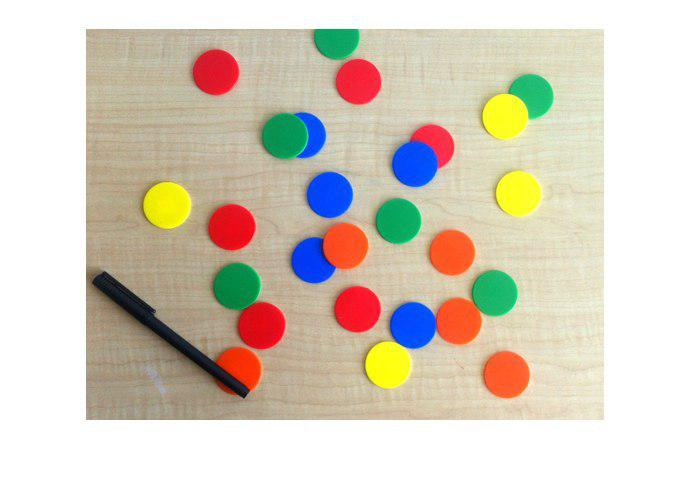
//> input picture RegionGrowing/photo_2019-06-02_09-43-33.jpg, 692 x 484 px
$ ./canny3 ../RegionGrowing/photo_2019-06-02_09-43-33.jpg   (built with g++ and OpenCV 4)
//> lines starting //> are read from the running program, lines starting //| are printed output that depends on the picture
#define _USE_MATH_DEFINES

#include <cmath>
#include <iostream>
#include <unistd.h>
#include <opencv2/opencv.hpp>
#include <stdio.h>
#include <vector>
#include <bits/stdc++.h>

using namespace std;
using namespace cv;

int pad;


/*
	Funzione per il calcolo degli elementi contenuti nelle locazioni
	del kernel che rappresenta il filtro gaussiano.
	dati i due indici dell'elemento: i e j
	il valore viene calcolato come:  e^(  - (i^2 / 2*sigma^2) + (j^2 / 2*sigma^2))
*/
float compute_value(float sigma, int i, int j)
{
    float val = 0.0;
    float x1;
    float x2;
    x1 = (pow(i,2) / (2 * pow(sigma,2)));
    x2 =  (pow(j,2) / (2 * pow(sigma,2)));
    val = exp(-x1 + x2);
    return val;
}


/*
	Filtro Gaussiano, per lo smoothing dell'immagine.
	I dati in input corrispondono all'immagine da sottoporre a blurring, la dimensione del kernel
	di Gauss che si vuole utilizzare, ed il sigma da utilizzare per la costruzione del kernel.
*/
Mat gaussian_filter(Mat image, int kernel_size, float sigma)
{
    Mat immPadded;

    // valore che definisce il numero di righe/colonne da aggiungere ad ogni lato per effettuare zero padding
    int sub = (kernel_size - 1)/2;

    //matrice risultante, inizializzata a zero e di dimensioni pari a quelle della matrice in input, più le righe/colonne di padding
    Mat result = Mat::zeros(image.rows + 2*sub, image.cols + 2*sub, image.type());

    //variabili d'appoggio
    float summ = 0.0;
    float minimum = 1000.0;

    //Dichiarazione ed inizializzazione del kernel
    vector<vector<float>> kernel_temp;

     for(int i = 0; i < kernel_size; i++)
    {
        vector<float> temp;
        for(int j = 0; j < kernel_size; j++)
        {
            temp.push_back(0.0);
        }
        kernel_temp.push_back(temp);
        temp.clear();
    }

   // popolamento del kernel utilizzando la funzione "compute_value", e individuazione del valore
    // minimo contenuto nel kernel, valore che verrà utilizzato in seguito.
   for(int i = 0; i < kernel_size; i++)
    {
        for(int j = 0; j < kernel_size; j++)
        {
            float tmp = compute_value(sigma, i-sub, j-sub);
            if( tmp < minimum)
                minimum = tmp;
            kernel_temp.at(i).at(j) = tmp;
        }
    }

    // aggiornamento della variabile di minimo
    minimum = 1.0 / minimum;

    summ = 0.0;
    // aggiornamento del kernel di gauss prima della convoluzione.
    // ogni elemento calcolato in precedenza viene moltiplicato per la variabile "minimum"
    // viene poi calcolata la somma di tutti gli elementi del kernel
    for(int i = 0; i < kernel_size; i++)
    {
        for(int j = 0; j < kernel_size; j++)
        {
            kernel_temp.at(i).at(j) = round(kernel_temp.at(i).at(j) * minimum);
            summ += kernel_temp.at(i).at(j);
        }
    }

    // Copia della matrice di input nella matrice immPadded ed in aggiunta vengono inserite le righe/colonne di padding
    // che vengono poste a zero. Le righe/col aggiunte sono, in ordine, rig_top, rig_bott, col_left, col_right
    copyMakeBorder(image, immPadded, sub, sub, sub, sub, BORDER_CONSTANT, Scalar(0));

    //convoluzione del kernel di gauss con la matrice sottoposta a padding.
    // Poichè l'immagine è sottoposta a padding, gli indici che verranno scansionati nei for esterni, che scorrono sull'immagine
    // partono dal valore di "sub" ovvero del numero di rig/col di padding. Se il kernel è 3*3 allora ci saranno due righe e due colonne di
    // padding (risp una sopra e una sotto, una a sinistra e una a destra). Quindi l'indice che scorre le righe, così come l'indice
    // che scorre le colonne partiranno dall'indice 1 e non da 0.
    // Per ogni elemento controllato Si considera l'intorno della stessa dimensione del kernel.
    // Si calcola così una variabile "cnt" che costituisce la somma delle moltiplicazioni degli elementi dell'intorno
    // con i corrispettivi elementi del kernel di gauss. Gli indici dei due cicli for innestati partono da -sub e arrivano a sub
    // in modo tale da avere il pixel (i,j) centrato nel kernel. Una volta calcolato cnt, il valore del pixel (i,j)
    // nella matrice risultato sarà uguale al rapporto di cnt e della somma degli elementi del kernel di gauss (il tutto sottoposto a round)
    for(int i = sub; i < immPadded.rows - sub; i++)
    {
        for(int j = sub; j < immPadded.cols - sub; j++)
        {
            int cnt = 0;
            for(int l = -sub; l <= sub; l++)
            {
                for(int m = -sub; m <= sub; m++)
                {
                    cnt += (int)immPadded.at<uchar>(i+l,j+m)*kernel_temp.at(l+sub).at(m+sub);
                }
            }
            result.at<uchar>(i,j) = round(cnt/summ);
        }
    }
    //imshow("gauss", result);
    return result;
}


/*
	Operatore locale per l'estrazione dei bordi.
	Esso è costituito da due kernel M1 ed M2
	M1 è pari a -1 0 1    ed M2 è pari a  -1 -2 -1
				-2 0 2					   0  0  0
				-1 0 1					   1  2  1

	In input abbiamo l'immagine a cui applicare Sobel (già sottoposta a padding), poi le matrici di input/output che corrispondono
	Alla matrice del gradiente per X, alla matrice del gradiente di Y, Alla matrice della direzione del gradiente, e la matrice
	che corrisponderà alla combinazione delle matrici dei due gradienti X ed Y.
*/
void sobel(Mat source, Mat& gradientX, Mat& gradientY, Mat& alpha, Mat& sum)
{
	vector<vector<int>> m1;
	vector<vector<int>> m2;

    vector<int> temp;
    temp.push_back(-1); temp.push_back(0); temp.push_back(1);
    m1.push_back(temp); temp.clear();
    temp.push_back(-2); temp.push_back(0); temp.push_back(2);
    m1.push_back(temp); temp.clear();
    temp.push_back(-1); temp.push_back(0); temp.push_back(1);
    m1.push_back(temp); temp.clear();

    temp.push_back(-1);	temp.push_back(-2);	temp.push_back(-1);
    m2.push_back(temp);	temp.clear();
    temp.push_back(0); 	temp.push_back(0); 	temp.push_back(0);
    m2.push_back(temp);	temp.clear();
    temp.push_back(1); 	temp.push_back(2); 	temp.push_back(1);
    m2.push_back(temp);	temp.clear();

    float val = 0.0;
    float val2 = 0.0;
    float sumT = 0.0;


    /*
		Partendo dall'indice della matrice di input che corrisponde alla prima riga e alla prima colonna non di padding,
		Viene effettuata la convoluzione, separata, per ognuno dei due kernel M1 ed M2, il cui valore risultato è salvato in, risp,
		val e val2. Terminate le convoluzioni per il pixel considerato, vengono controllati questi due valori in modo tale che non
		superino il valore 255 (massimo valore rappresentabile in scala di grigio).
		Vengono poi inseriti questi due valori nelle corrispettive matrici dei gradienti X ed Y, risp..
		Nella matrice della somma, invece viene inserito il valore, arrotondato, della radice quadrata della somma dei quadrati dei due
		valori dei gradienti.
		Il valore della direzione del gradiente (alpha) per il pixel considerato viene calcolato portando in gradi il valore risultante
		dalla funzione atan2 che calcola l'arcotangente di Gy/Gx
    */
    for(int i = pad; i < source.rows - pad; i++)
    {
        for(int j = pad; j < source.cols - pad; j++)
        {
            val = 0.0;
            val2 = 0.0;
            sumT = 0.0;
            for(int k = 0; k < 3; k++)
            {
                for(int l = 0; l < 3; l++)
                {
                    val += source.at<uchar>(i+k-1,j+l-1) * m1.at(k).at(l);
                    val2 +=  source.at<uchar>(i+k-1,j+l-1) * m2.at(k).at(l);
                }
            }

            //val = abs(val);
            if(val > 255.0)
                val = 255.0;
            // else if(val < 0.0)
            // 	val = 0.0;

            gradientX.at<float>(i,j) = val;

            //val2 = abs(val2);
            if(val2 > 255.0)
                val2 = 255.0;
            // else if(val2 < 0.0)
            // 	val2 = 0.0;

            gradientY.at<float>(i,j) = val2;

            sumT = round(sqrt(pow(val,2.0) + pow(val2, 2.0)));
            if(sumT > 255.0)
                sumT = 255.0;
            sum.at<float>(i,j) = sumT;//abs(val) + abs(val2);//sumT;

            alpha.at<float>(i,j) = (atan2(val2, val) * 180.0)/3.142; // - val2 perchè la y nelle immagini va verso il basso?
        }
    }
}


/*
	La sola applicazione dei filtri di Sobel, Prewitt ecc. producono degli edge visibili ma non direttamente utilizzabili,
	in quanto una binarizzazione di un loro risultato produrrebbe degli edge spezzati.
	L'operatore di Canny è risultato essere ottimale per risolvere il compromesso tra la localizzazione accurata dei bordi
	e l'influenza del rumore.
	Il rapporto segnale rumore del gradiente è massimizzato per ottenere la minore probabilità di errore nella determinazione degli edge reali.
	I punti identificati come bordi sono i più vicini. Inoltre l'operatore dovrebbe produrre una unica risposta per uno stesso bordo.

	L'approccio prevede 4 fasi principali:
	1) Smoothuing Gaussiano dell'immagine
	2) Calcolo del gradiente con l'operatore di Roberts/Sobel
	3) soppressione di non massimi
	4) thresholding con isteresi.


	Di seguito vedremo la soppressione dei non massimi.
	L'obiettivo è di eliminare dall'immagine modulo-gradiente i pixel che non sono massimi locali rispetto all'orientazione del gradiente.
	Se un punto appartiene a un bordo, il valore del gradiente in esso è superiore del valore del gradiente dei vicini NELLA DIREZIONE DEL GRADIENTE.
	Se questo punto non soddisfa questa condizione viene azzerato (soppressione dei non massimi).

	Quattro possibili casi della soppressione dei non massimi.
	Dato un intorno 3x3 di un pixel ci sono quattro possibili edge: uno da N a S, Da W a E , da NE a SW, da NW a SE
	Sopprimere i non massimi deve quindi comunque tenere conto di questi casi, e valuta in corrispondenza di quali pixel vicini, il pixel considerato
	deve essere soppresso o meno.
	Se l'edge è da NE a SW, la direzione del gradiente (Matrice direction) si troverà nel range 22.5 e 67.5
	W a E: 67.5 a 112.5
	NW a SE:  112.5 a 157.5
	N a S : 0 a 22.5 && 157.5 a 180
																								0 0 *
	Prendendo per esempio il primo caso specificato, ovvero l'edge da NE a SW quindi un edge    0 * 0  il gradiente del pixel centrale
																							    * 0 0
	verrà confrontato con quello dei vicini che si trovano rispettivamente in alto a sinistra ed in basso a destra per verificare che sia massimo.
	Simili osservazioni si applicano agli altri casi.

	LA matrice risultante sarà una matrice di float.
*/
Mat non_maximum_suppression(Mat& magnitudo, Mat& direction, float Tlow, float Thigh)
{
	Mat res = Mat::zeros(magnitudo.rows, magnitudo.cols, CV_32F);

	for(int i = pad; i < magnitudo.rows - pad; i++)
	{
		for(int j = pad; j < magnitudo.cols -pad; j++)
		{

			// La direzione del gradiente riportata in angoli positivi tra 0 e 180 gradi
			while(direction.at<float>(i,j) < 0) //porto la direzione in angoli positivi, se ha valore negativo
				direction.at<float>(i,j) += 180.0;
			while(direction.at<float>(i,j) > 180) //porto la direzione in angoli positivi, se ha valore negativo
				direction.at<float>(i,j) -= 180.0;


			// Poichè per l'algoritmo vengono utilizzate anche due soglie, per determinare un range di magnitudo da considerare per gli edge deboli
			// se la magnitudo del pixel considerato è maggiore della soglia alta (Thigh) allora esso è un potenziale edge forte.
			// e dunque se successivamente soddisfa le condizioni per la soppressione dei non massimi di cui prima,
			// verrà impostato a 255.0 nella matrice risultato della soopressione.

			if( Thigh < magnitudo.at<float>(i,j)) // controllo se il pixel ha una magnitudo maggiore di Thigh, per poterlo quindi utilizzare
			{

				if(67.5 < direction.at<float>(i,j) && direction.at<float>(i,j) <= 112.5) //orizzontale (gradiente verticale)
				{
					if( magnitudo.at<float>(i,j) >= magnitudo.at<float>(i-1,j) && magnitudo.at<float>(i,j) >= magnitudo.at<float>(i+1,j))
					{
						res.at<float>(i,j) = 255.0;
					}

				}

				else if(22.5 < direction.at<float>(i,j) && direction.at<float>(i,j) <= 67.5) // diagonale da sx a dx per il gradiente
				{
					if( magnitudo.at<float>(i,j) >= magnitudo.at<float>(i-1,j-1) && magnitudo.at<float>(i,j) >= magnitudo.at<float>(i+1,j+1))
					{
						res.at<float>(i,j) = 255.0;
					}
				}

				else if(112.5 < direction.at<float>(i,j) && direction.at<float>(i,j) <= 157.5) // diagonale da dx a sx per il gradiente
				{
					if( magnitudo.at<float>(i,j) >= magnitudo.at<float>(i-1,j+1) && magnitudo.at<float>(i,j) >= magnitudo.at<float>(i+1,j-1))
					{
						res.at<float>(i,j) = 255.0;
					}
				}

				else// if( ( 0.0 <= direction.at<float>(i,j) && direction.at<float>(i,j) <= 22.5 ) || (157.5 < direction.at<float>(i,j) && direction.at<float>(i,j) <= 180.0)) // verticale
				{
					if( magnitudo.at<float>(i,j) >= magnitudo.at<float>(i,j-1) && magnitudo.at<float>(i,j) >= magnitudo.at<float>(i,j+1))
					{
						res.at<float>(i,j) = 255.0;
					}
				}
			}

			// nel caso in cui non sia un edge forte, ma la magnitudo ricade nel range di soglie definite (Tlow e Thigh)
			// allora si procede a controllare se esso è un potenziale edge debole che verrà poi connesso eventualmente con gli edge forti.
			// vengono quindi controllate le stesse condizioni per la soppressione dei non massimi, e se vengono soddisfatte, il suo valore
			// e è impostato in maniera arbitraria a 80.0
			else if( Tlow < magnitudo.at<float>(i,j) && magnitudo.at<float>(i,j) <= Thigh)
			{
				if(67.5 < direction.at<float>(i,j) && direction.at<float>(i,j) <= 112.5) //orizzontale (gradiente verticale)
				{
					if( magnitudo.at<float>(i,j) >= magnitudo.at<float>(i-1,j) && magnitudo.at<float>(i,j) >= magnitudo.at<float>(i+1,j))
					{
						res.at<float>(i,j) = 80.0;
					}

				}

				else if(22.5 < direction.at<float>(i,j) && direction.at<float>(i,j) <= 67.5) // diagonale da sx a dx
				{
					if( magnitudo.at<float>(i,j) >= magnitudo.at<float>(i-1,j-1) && magnitudo.at<float>(i,j) >= magnitudo.at<float>(i+1,j+1))
					{
						res.at<float>(i,j) = 80.0;
					}
				}

				else if(112.5 < direction.at<float>(i,j) && direction.at<float>(i,j) <= 157.5) // diagonale da dx a sx
				{
					if( magnitudo.at<float>(i,j) >= magnitudo.at<float>(i-1,j+1) && magnitudo.at<float>(i,j) >= magnitudo.at<float>(i+1,j-1))
					{
						res.at<float>(i,j) = 80.0;
					}
				}

				else// if( ( 0.0 <= direction.at<float>(i,j) && direction.at<float>(i,j) <= 22.5 ) || (157.5 < direction.at<float>(i,j) && direction.at<float>(i,j) <= 180.0)) // verticale
				{
					if( magnitudo.at<float>(i,j) >= magnitudo.at<float>(i,j-1) && magnitudo.at<float>(i,j) >= magnitudo.at<float>(i,j+1))
					{
						res.at<float>(i,j) = 80.0;
					}
				}
			}
		}

	}
	return res;
}


/*
	Il processo di isteresi consiste nel collegare tra loro edge deboli connessi con edge forti.
	Il processo di ricerca e connessione continua finchè ci sono edge deboli vicini ad edge forti.
	PEr ogni ciclo del while si scorre tutta la matrice sottoposta a soppressione dei non massimi in precedenza.
	Se si trova un pixel impostato a 255.0, ovvero un edge forte, esso viene posto a 100.0 in modo tale da non essere riconsiderato nelle iterazioni
	successive, si va poi a controllare l'intorno 3x3 del pixel alla ricerca degli edge deboli. Se vi sono edge deboli, essi vengono
	promossi ad edge forti, e si procede a impostare la variabile di validità per il ciclo while a true.
	Terminato il ciclo while, si costruiscde la nuova matrice risultato (in scala di grigi) ponendo a bianco ( uchar(255.0) )
	i pixel segnati come 100.0 nella matrice della soppressione dei non massimi.
*/
Mat isteresi(Mat& nonmaxsub, Mat magnitudo, Mat direction, int Tlow, int Thigh)
{
	Mat result = Mat::zeros(nonmaxsub.rows, nonmaxsub.cols, CV_8UC1);

	bool value = true;

	while(value)
	{
		value = false;

		for(int i = 0; i < nonmaxsub.rows; i++)
		{
			for(int j = 0; j < nonmaxsub.cols; j++)
			{
				if(nonmaxsub.at<float>(i,j) == 255.0)
				{
				// if(magnitudo.at<float>(i,j) >= Thigh)
				// {
					nonmaxsub.at<float>(i,j) = 100.0; //metto un valore arbitrario

					for(int k = -1; k <= 1; k++)
					{
						for(int m = -1; m <= 1; m++)
						{
							if(nonmaxsub.at<float>(i+k, j+m) == 80.0)
							{
								value = true;
								nonmaxsub.at<float>(i+k, j+m) = 255.0;
							}
						}
					}

// [11 lines of commented-out code are left out]
				// 		if( /*nonmaxsub.at<float>(k,m) != 100.0 &&*/ nonmaxsub.at<float>(k,m) == 80.0 &&
				// 			// Tlow < magnitudo.at<float>(k,m) && magnitudo.at<float>(k,m) < Thigh &&
				// 			67.5 < direction.at<float>(k,m) && direction.at<float>(k,m) <= 112.5)// &&
				// 			// magnitudo.at<float>(k,m) > magnitudo.at<float>(k-1,m) &&
				// 			// magnitudo.at<float>(k,m) > magnitudo.at<float>(k+1,m))
				// 		{
				// 			value = true;
				// 			nonmaxsub.at<float>(k,m) = 255.0;
				// 		}

				// 		m = j + 1;
				// 		if( /*nonmaxsub.at<float>(k,m) != 100.0 &&*/ nonmaxsub.at<float>(k,m) == 80.0 &&
				// [16 lines of commented-out code are left out]
				// 		if( /*nonmaxsub.at<float>(k,m) != 100.0 &&*/ nonmaxsub.at<float>(k,m) == 80.0  &&
				// 			// Tlow < magnitudo.at<float>(k,m) && magnitudo.at<float>(k,m) < Thigh &&
				// 			((0.0 < direction.at<float>(k,m) && direction.at<float>(k,m) <= 22.5) ||
				// 			(157.5 < direction.at<float>(k,m) && direction.at<float>(k,m) <= 180.0)) )//&&
				// 			// magnitudo.at<float>(k,m) > magnitudo.at<float>(k,m-1) &&
				// 			// magnitudo.at<float>(k,m) > magnitudo.at<float>(k,m+1))
				// 		{
				// 			value = true;
				// 			nonmaxsub.at<float>(k,m) = 255.0;
				// 		}

				// 		k = i+1;
				// 		if( /*nonmaxsub.at<float>(k,m) != 100.0 &&*/ nonmaxsub.at<float>(k,m) == 80.0 &&
				// [15 lines of commented-out code are left out]
				// 		if( /*nonmaxsub.at<float>(k,m) != 100.0 &&*/ nonmaxsub.at<float>(k,m) == 80.0 &&
				// [11 lines of commented-out code are left out]
				// 		if( /*nonmaxsub.at<float>(k,m) != 100.0 &&*/ nonmaxsub.at<float>(k,m) == 80.0 &&
				// [15 lines of commented-out code are left out]
				// 		if( /*nonmaxsub.at<float>(k,m) != 100.0 &&*/ nonmaxsub.at<float>(k,m) == 80.0 &&
				// [11 lines of commented-out code are left out]
				// 		if( /*nonmaxsub.at<float>(k,m) != 100.0 &&*/ nonmaxsub.at<float>(k,m) == 80.0 &&
				// [18 lines of commented-out code are left out]
			 	}
			}
		}
	}

	for(int i = 0; i < nonmaxsub.rows; i++)
	{
		for(int j = 0; j < nonmaxsub.cols; j++)
		{
			if(nonmaxsub.at<float>(i,j) == 100.0)
			{
				result.at<uchar>(i,j) = uchar(255.0);
			}
		}
	}

	return result;
}


int main(int argc, char* argv[])
{
	if(argc != 2)
	{
		cout << "Error: when launching program, write the name of an image" << endl;
		return -1;
	}

	Mat source = imread(argv[1], IMREAD_GRAYSCALE);
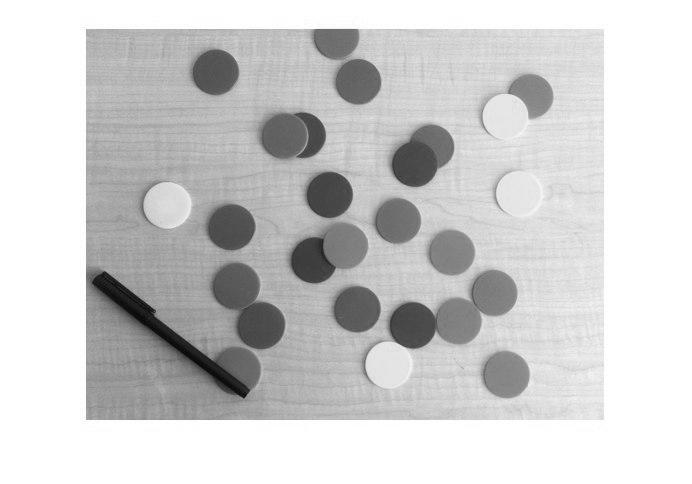
//> source: 484 rows x 692 cols, CV_8UC1; min 0, max 255, mean 206.5
	int gauss_kern_dim;
	float sigma;

	cout << "Insert Gauss' kernel dimension (odd value): " << endl;
	cin >> gauss_kern_dim;
//> the answer given: 3

	while((gauss_kern_dim%2) != 1 || gauss_kern_dim == 1)
	{
		cout << "Insert an odd value different from one: " << endl;
		cin >> gauss_kern_dim;
	}

	pad = (gauss_kern_dim -1)/2;

	cout << "Insert sigma value" <<endl;
	cin >> sigma;
//> the answer given: 2

	//Mat immPadded;
	// copyMakeBorder(source, immPadded, pad, pad, pad, pad, BORDER_CONSTANT, Scalar(0));
	Mat gaussian = gaussian_filter(source, gauss_kern_dim, sigma);
//> in gaussian_filter, `copyMakeBorder(image, immPadded, sub, sub, sub, sub, BORDER_CONSTANT, ..`:
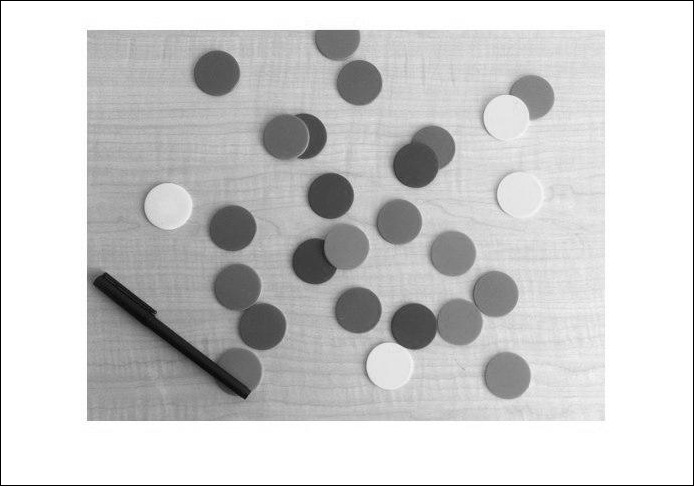
//> immPadded: 486 rows x 694 cols, CV_8UC1; min 0, max 255, mean 205.1
	// cv::GaussianBlur(immPadded, gaussian, cv::Size(gauss_kern_dim, gauss_kern_dim), sigma);

	Mat grX = Mat::zeros(gaussian.rows, gaussian.cols, CV_32F);
	Mat grY = Mat::zeros(gaussian.rows, gaussian.cols, CV_32F);
	Mat alpha = Mat::zeros(gaussian.rows, gaussian.cols, CV_32F);
	Mat sum = Mat::zeros(gaussian.rows, gaussian.cols, CV_32F);

	sobel(gaussian, grX, grY, alpha, sum);
//> the loop in sobel, `for(int i = pad; i < source.rows - pad; i++)` made 484 passes
//> (val, val2) on passes 1 to 3: (-595, 255), (-935, 199), (-1020, 0)
//> after the loop in sobel, `for(int i = pad; i < source.rows - pad; i++)`:
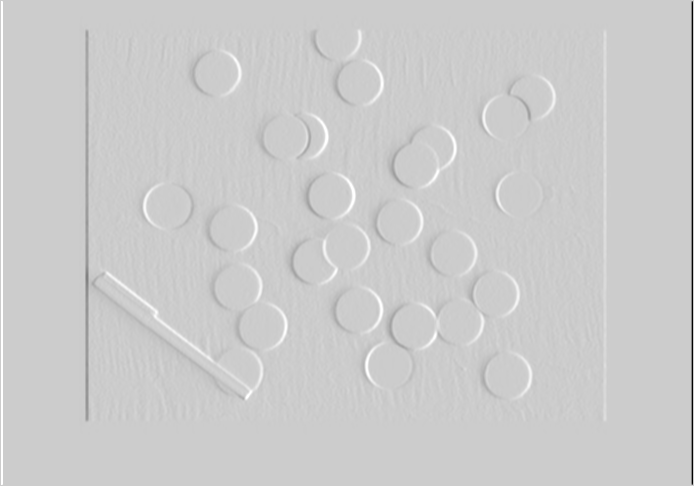
//> gradientX: 486 rows x 694 cols, CV_32FC1; min -1020, max 255, mean -1.2; drawn with min black and max white
//> after the loop in sobel, `for(int i = pad; i < source.rows - pad; i++)`:
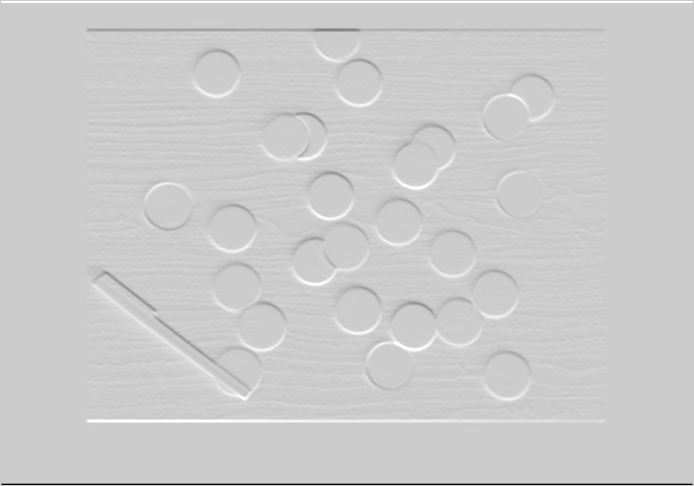
//> gradientY: 486 rows x 694 cols, CV_32FC1; min -1020, max 255, mean -1.8; drawn with min black and max white
//> after the loop in sobel, `for(int i = pad; i < source.rows - pad; i++)`:
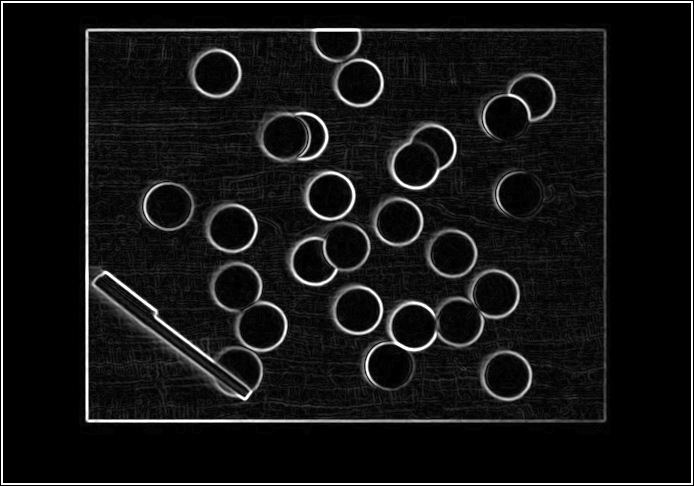
//> sum: 486 rows x 694 cols, CV_32FC1; min 0, max 255, mean 20.8
//> after the loop in sobel, `for(int i = pad; i < source.rows - pad; i++)`:
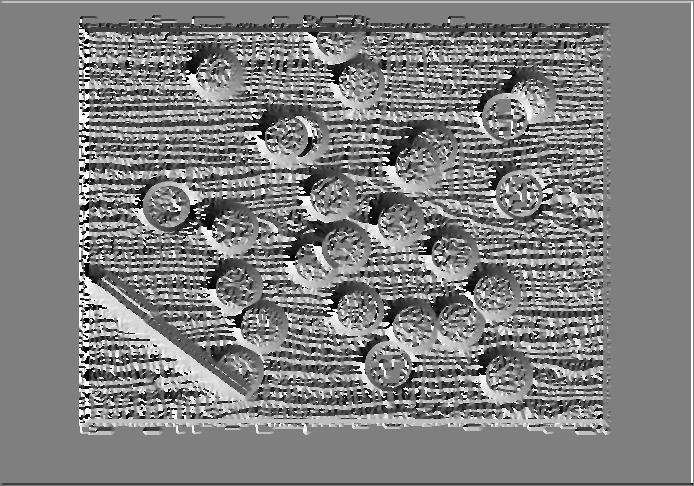
//> alpha: 486 rows x 694 cols, CV_32FC1; min -179.8, max 180, mean 1.5; drawn with min black and max white
//> after the loop in sobel, `for(int i = pad; i < source.rows - pad; i++)`: val = -595; sumT = 255

	float Tlow = -1.0;
	float Thigh = -1.0;

//////////////////////////////////////////////////////////////////////////////////////
	cout << "Insert positive Tlow and Thigh values:"<<endl;

	while(Tlow > Thigh || Tlow < 0 || Thigh > 255 )
	{
		cout << "Tlow: " <<endl;
		cin >> Tlow;
//> the answer given: 2
//> (the rest of the program and of its run is left out)
